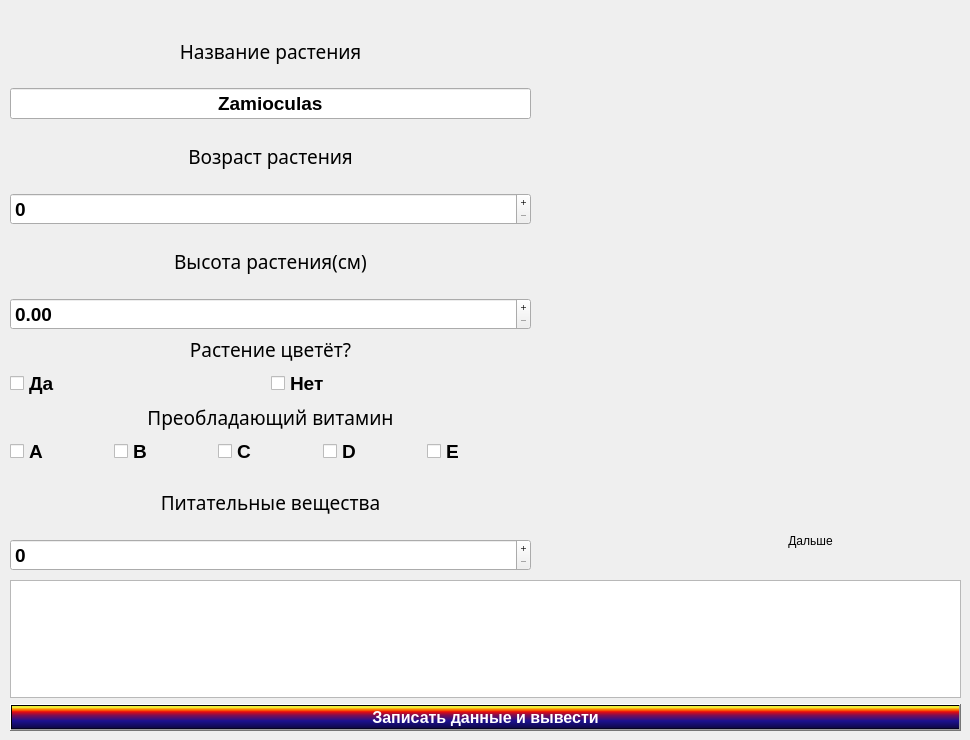
    <widget class="QWidget" name="page_4">
     <widget class="QWidget" name="verticalLayoutWidget_13">
      <property name="geometry">
       <rect>
        <x>10</x>
        <y>20</y>
        <width>521</width>
        <height>551</height>
       </rect>
      </property>
      <layout class="QVBoxLayout" name="verticalLayout_25" stretch="0,0,0,0,0,0">
       <property name="spacing">
        <number>6</number>
       </property>
       <property name="leftMargin">
        <number>0</number>
       </property>
       <item>
        <layout class="QVBoxLayout" name="verticalLayout_26">
         <item>
          <widget class="QLabel" name="label_22">
           <property name="font">
            <font>
             <family>Waree</family>
             <pointsize>14</pointsize>
             <bold>false</bold>
            </font>
           </property>
           <property name="text">
            <string>Название растения</string>
           </property>
           <property name="alignment">
            <set>Qt::AlignCenter</set>
           </property>
          </widget>
         </item>
         <item>
          <widget class="QLineEdit" name="nameEdit_4">
           <property name="font">
            <font>
             <pointsize>14</pointsize>
             <bold>true</bold>
            </font>
           </property>
           <property name="text">
            <string>Zamioculas</string>
           </property>
           <property name="alignment">
            <set>Qt::AlignCenter</set>
           </property>
           <property name="readOnly">
            <bool>true</bool>
           </property>
          </widget>
         </item>
        </layout>
       </item>
       <item>
        <layout class="QVBoxLayout" name="verticalLayout_27">
         <item>
          <widget class="QLabel" name="label_23">
           <property name="font">
            <font>
             <family>Waree</family>
             <pointsize>14</pointsize>
             <bold>false</bold>
            </font>
           </property>
           <property name="text">
            <string>Возраст растения</string>
           </property>
           <property name="alignment">
            <set>Qt::AlignCenter</set>
           </property>
          </widget>
         </item>
         <item>
          <widget class="QSpinBox" name="ageBox_4">
           <property name="font">
            <font>
             <pointsize>14</pointsize>
             <bold>true</bold>
            </font>
           </property>
           <property name="buttonSymbols">
            <enum>QAbstractSpinBox::PlusMinus</enum>
           </property>
           <property name="maximum">
            <number>9999</number>
           </property>
          </widget>
         </item>
        </layout>
       </item>
       <item>
        <layout class="QVBoxLayout" name="verticalLayout_28">
         <item>
          <widget class="QLabel" name="label_24">
           <property name="font">
            <font>
             <family>Waree</family>
             <pointsize>14</pointsize>
             <bold>false</bold>
            </font>
           </property>
           <property name="text">
            <string>Высота растения(см)</string>
           </property>
           <property name="alignment">
            <set>Qt::AlignCenter</set>
           </property>
          </widget>
         </item>
         <item>
          <widget class="QDoubleSpinBox" name="heightBox_4">
           <property name="font">
            <font>
             <pointsize>14</pointsize>
             <bold>true</bold>
            </font>
           </property>
           <property name="buttonSymbols">
            <enum>QAbstractSpinBox::PlusMinus</enum>
           </property>
           <property name="maximum">
            <double>99999.990000000005239</double>
           </property>
          </widget>
         </item>
        </layout>
       </item>
       <item>
        <layout class="QVBoxLayout" name="verticalLayout_29">
         <item>
          <widget class="QLabel" name="label_25">
           <property name="sizePolicy">
            <sizepolicy hsizetype="Preferred" vsizetype="Fixed">
             <horstretch>0</horstretch>
             <verstretch>0</verstretch>
            </sizepolicy>
           </property>
           <property name="font">
            <font>
             <family>Waree</family>
             <pointsize>14</pointsize>
             <bold>false</bold>
            </font>
           </property>
           <property name="text">
            <string>Растение цветёт?</string>
           </property>
           <property name="alignment">
            <set>Qt::AlignCenter</set>
           </property>
          </widget>
         </item>
         <item>
          <layout class="QHBoxLayout" name="horizontalLayout_7">
           <property name="spacing">
            <number>0</number>
           </property>
           <property name="sizeConstraint">
            <enum>QLayout::SetDefaultConstraint</enum>
           </property>
           <item>
            <widget class="QCheckBox" name="yesBox_4">
             <property name="sizePolicy">
              <sizepolicy hsizetype="Minimum" vsizetype="Fixed">
               <horstretch>0</horstretch>
               <verstretch>0</verstretch>
              </sizepolicy>
             </property>
             <property name="font">
              <font>
               <pointsize>14</pointsize>
               <bold>true</bold>
              </font>
             </property>
             <property name="text">
              <string>Да</string>
             </property>
             <attribute name="buttonGroup">
              <string notr="true">buttonGroup_7</string>
             </attribute>
            </widget>
           </item>
           <item>
            <widget class="QCheckBox" name="noBox_4">
             <property name="sizePolicy">
              <sizepolicy hsizetype="Preferred" vsizetype="Fixed">
               <horstretch>0</horstretch>
               <verstretch>0</verstretch>
              </sizepolicy>
             </property>
             <property name="font">
              <font>
               <pointsize>14</pointsize>
               <bold>true</bold>
              </font>
             </property>
             <property name="text">
              <string>Нет</string>
             </property>
             <attribute name="buttonGroup">
              <string notr="true">buttonGroup_7</string>
             </attribute>
            </widget>
           </item>
          </layout>
         </item>
        </layout>
       </item>
       <item>
        <layout class="QVBoxLayout" name="verticalLayout_30">
         <item>
          <widget class="QLabel" name="label_26">
           <property name="sizePolicy">
            <sizepolicy hsizetype="Preferred" vsizetype="Fixed">
             <horstretch>0</horstretch>
             <verstretch>0</verstretch>
            </sizepolicy>
           </property>
           <property name="font">
            <font>
             <family>Waree</family>
             <pointsize>14</pointsize>
             <bold>false</bold>
            </font>
           </property>
           <property name="text">
            <string>Преобладающий витамин</string>
           </property>
           <property name="alignment">
            <set>Qt::AlignCenter</set>
           </property>
          </widget>
         </item>
         <item>
          <layout class="QHBoxLayout" name="horizontalLayout_8">
           <property name="spacing">
            <number>0</number>
           </property>
           <property name="sizeConstraint">
            <enum>QLayout::SetDefaultConstraint</enum>
           </property>
           <item>
            <widget class="QCheckBox" name="aBox_4">
             <property name="sizePolicy">
              <sizepolicy hsizetype="Minimum" vsizetype="Fixed">
               <horstretch>0</horstretch>
               <verstretch>0</verstretch>
              </sizepolicy>
             </property>
             <property name="font">
              <font>
               <pointsize>14</pointsize>
               <bold>true</bold>
              </font>
             </property>
             <property name="text">
              <string>A</string>
             </property>
             <attribute name="buttonGroup">
              <string notr="true">buttonGroup_8</string>
             </attribute>
            </widget>
           </item>
           <item>
            <widget class="QCheckBox" name="bBox_4">
             <property name="sizePolicy">
              <sizepolicy hsizetype="Minimum" vsizetype="Fixed">
               <horstretch>0</horstretch>
               <verstretch>0</verstretch>
              </sizepolicy>
             </property>
             <property name="font">
              <font>
               <pointsize>14</pointsize>
               <bold>true</bold>
              </font>
             </property>
             <property name="text">
              <string>B</string>
             </property>
             <attribute name="buttonGroup">
              <string notr="true">buttonGroup_8</string>
             </attribute>
            </widget>
           </item>
           <item>
            <widget class="QCheckBox" name="cBox_4">
             <property name="sizePolicy">
              <sizepolicy hsizetype="Minimum" vsizetype="Fixed">
               <horstretch>0</horstretch>
               <verstretch>0</verstretch>
              </sizepolicy>
             </property>
             <property name="font">
              <font>
               <pointsize>14</pointsize>
               <bold>true</bold>
              </font>
             </property>
             <property name="text">
              <string>C</string>
             </property>
             <attribute name="buttonGroup">
              <string notr="true">buttonGroup_8</string>
             </attribute>
            </widget>
           </item>
           <item>
            <widget class="QCheckBox" name="dBox_4">
             <property name="sizePolicy">
              <sizepolicy hsizetype="Preferred" vsizetype="Fixed">
               <horstretch>0</horstretch>
               <verstretch>0</verstretch>
              </sizepolicy>
             </property>
             <property name="font">
              <font>
               <pointsize>14</pointsize>
               <bold>true</bold>
              </font>
             </property>
             <property name="text">
              <string>D</string>
             </property>
             <attribute name="buttonGroup">
              <string notr="true">buttonGroup_8</string>
             </attribute>
            </widget>
           </item>
           <item>
            <widget class="QCheckBox" name="eBox_4">
             <property name="sizePolicy">
              <sizepolicy hsizetype="Preferred" vsizetype="Fixed">
               <horstretch>0</horstretch>
               <verstretch>0</verstretch>
              </sizepolicy>
             </property>
             <property name="font">
              <font>
               <pointsize>14</pointsize>
               <bold>true</bold>
              </font>
             </property>
             <property name="text">
              <string>E</string>
             </property>
             <attribute name="buttonGroup">
              <string notr="true">buttonGroup_8</string>
             </attribute>
            </widget>
           </item>
          </layout>
         </item>
        </layout>
       </item>
       <item>
        <layout class="QVBoxLayout" name="verticalLayout_31">
         <item>
          <widget class="QLabel" name="label_27">
           <property name="font">
            <font>
             <family>Waree</family>
             <pointsize>14</pointsize>
             <bold>false</bold>
            </font>
           </property>
           <property name="text">
            <string>Питательные вещества</string>
           </property>
           <property name="alignment">
            <set>Qt::AlignCenter</set>
           </property>
          </widget>
         </item>
         <item>
          <widget class="QSpinBox" name="nutrientsBox_4">
           <property name="font">
            <font>
             <pointsize>14</pointsize>
             <bold>true</bold>
            </font>
           </property>
           <property name="buttonSymbols">
            <enum>QAbstractSpinBox::PlusMinus</enum>
           </property>
           <property name="maximum">
            <number>9999</number>
           </property>
          </widget>
         </item>
        </layout>
       </item>
      </layout>
     </widget>
     <widget class="QPushButton" name="nextButton_4">
      <property name="geometry">
       <rect>
        <x>760</x>
        <y>520</y>
        <width>101</width>
        <height>41</height>
       </rect>
      </property>
      <property name="text">
       <string>Дальше</string>
      </property>
      <property name="icon">
       <iconset>
        <normaloff>:/new/image/plant/next.png</normaloff>:/new/image/plant/next.png</iconset>
      </property>
      <property name="iconSize">
       <size>
        <width>100</width>
        <height>80</height>
       </size>
      </property>
      <property name="flat">
       <bool>true</bool>
      </property>
     </widget>
     <widget class="QWidget" name="verticalLayoutWidget_14">
      <property name="geometry">
       <rect>
        <x>10</x>
        <y>580</y>
        <width>951</width>
        <height>151</height>
       </rect>
      </property>
      <layout class="QVBoxLayout" name="verticalLayout_32">
       <item>
        <widget class="QTextEdit" name="textEdit_4"/>
       </item>
       <item>
        <widget class="QPushButton" name="pushInputButton_4">
         <property name="font">
          <font>
           <pointsize>12</pointsize>
           <bold>true</bold>
          </font>
         </property>
         <property name="styleSheet">
          <string notr="true">background-color: qlineargradient(spread:pad, x1:0, y1:1, x2:0, y2:0, stop:0 rgba(0, 0, 0, 255), stop:0.05 rgba(14, 8, 73, 255), stop:0.36 rgba(28, 17, 145, 255), stop:0.6 rgba(126, 14, 81, 255), stop:0.75 rgba(234, 11, 11, 255), stop:0.79 rgba(244, 70, 5, 255), stop:0.86 rgba(255, 136, 0, 255), stop:0.935 rgba(239, 236, 55, 255));
color: rgb(255, 255, 255);</string>
         </property>
         <property name="text">
          <string>Записать данные и вывести</string>
         </property>
        </widget>
       </item>
      </layout>
     </widget>
     <widget class="QLabel" name="label_28">
      <property name="geometry">
       <rect>
        <x>550</x>
        <y>20</y>
        <width>411</width>
        <height>481</height>
       </rect>
      </property>
      <property name="autoFillBackground">
       <bool>false</bool>
      </property>
      <property name="styleSheet">
       <string notr="true">border-image: url(:/new/image/plant/zamioculcas.jpg);</string>
      </property>
      <property name="frameShape">
       <enum>QFrame::NoFrame</enum>
      </property>
      <property name="frameShadow">
       <enum>QFrame::Sunken</enum>
      </property>
      <property name="lineWidth">
       <number>0</number>
      </property>
      <property name="midLineWidth">
       <number>0</number>
      </property>
      <property name="text">
       <string/>
      </property>
      <property name="scaledContents">
       <bool>false</bool>
      </property>
     </widget>
    </widget>
